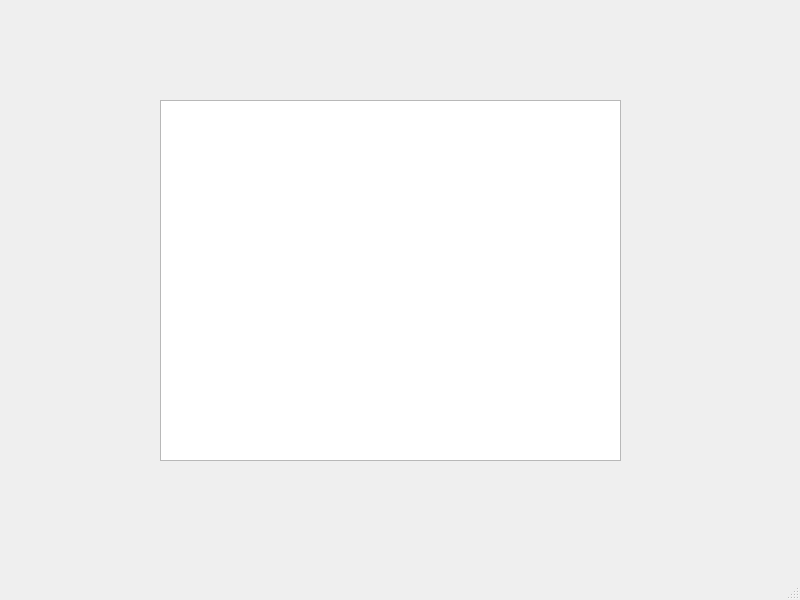
<?xml version="1.0" encoding="UTF-8"?>
<ui version="4.0">
 <class>MainWindow</class>
 <widget class="QMainWindow" name="MainWindow">
  <property name="geometry">
   <rect>
    <x>0</x>
    <y>0</y>
    <width>800</width>
    <height>600</height>
   </rect>
  </property>
  <property name="windowTitle">
   <string>MainWindow</string>
  </property>
  <widget class="QWidget" name="centralwidget">
   <widget class="QTextEdit" name="textEdit">
    <property name="geometry">
     <rect>
      <x>160</x>
      <y>100</y>
      <width>461</width>
      <height>361</height>
     </rect>
    </property>
   </widget>
  </widget>
  <widget class="QMenuBar" name="menubar">
   <property name="geometry">
    <rect>
     <x>0</x>
     <y>0</y>
     <width>800</width>
     <height>21</height>
    </rect>
   </property>
  </widget>
  <widget class="QStatusBar" name="statusbar"/>
 </widget>
 <resources/>
 <connections/>
</ui>
